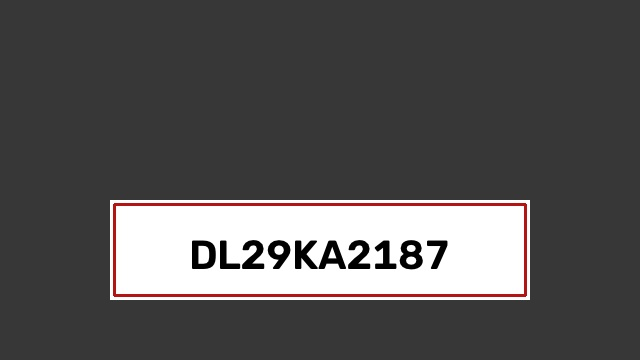
#> input picture data/samples/authentic/authentic_000.jpg, 640 x 360 px
$ python -i plate_detector.py   (imports and definitions only)
#> lines starting #> are read from the running program, lines starting #| are printed output that depends on the picture; after the words box and inside, x2 and y2 are one past the last pixel; in counts of white or black regions, pixels touching at a corner belong together
"""License plate localization using classical computer vision + text-guided fallback."""

from __future__ import annotations

import cv2
import numpy as np

from ml.schemas import PlateRegion


class PlateDetector:
    """
    Detect likely plate regions using edge density, contour filtering,
    and text-guided fallback for two-wheelers and high-contrast plates.
    """

    def __init__(self) -> None:
        self._ocr_reader = None

    def _get_ocr_reader(self):
        if self._ocr_reader is None:
            try:
                import easyocr
                self._ocr_reader = easyocr.Reader(["en"], gpu=False, verbose=False)
            except Exception:
                self._ocr_reader = None
        return self._ocr_reader

    def detect(self, image: np.ndarray) -> PlateRegion:
        height, width = image.shape[:2]
        aspect_ratio = width / max(height, 1)

        # Close-up plate photo: the whole image is the plate
        if 1.1 <= aspect_ratio <= 6.5 and self._looks_like_plate_closeup(image):
            return PlateRegion(0, 0, width, height, 0.95)

        gray = cv2.cvtColor(image, cv2.COLOR_BGR2GRAY)
        blur = cv2.bilateralFilter(gray, 11, 17, 17)
        edges = cv2.Canny(blur, 30, 200)

        contours, _ = cv2.findContours(edges, cv2.RETR_TREE, cv2.CHAIN_APPROX_SIMPLE)
        contours = sorted(contours, key=cv2.contourArea, reverse=True)[:50]

        image_area = height * width
        candidates: list[PlateRegion] = []

        for contour in contours:
            x, y, w, h = cv2.boundingRect(contour)
            area = w * h
            ar = w / max(h, 1)

            # Support both square 2-wheeler plates (AR ~1.1-2.2) and wide car plates (AR ~2.5-6.0)
            if area < image_area * 0.003 or area > image_area * 0.45:
                continue
            if not 1.05 <= ar <= 6.5:
                continue
            if w < 70 or h < 25:
                continue

            roi = gray[y : y + h, x : x + w]
            edge_density = float(np.mean(cv2.Canny(roi, 50, 150) > 0))
            roi_brightness = float(np.mean(roi))

            # Position score: plates are rarely in the extreme top 20%
            vertical_center = (y + h / 2) / height
            pos_weight = 1.0 if 0.25 <= vertical_center <= 0.95 else 0.4

            # Plates have bright background with high-contrast text
            bright_weight = 1.2 if roi_brightness > 110 else 0.8

            confidence = min(0.95, (0.35 + edge_density * 2.2) * pos_weight * bright_weight)
            candidates.append(PlateRegion(x, y, w, h, confidence))

        best_candidate = max(candidates, key=lambda region: region.confidence) if candidates else None

        # Try text-guided localization first as it is highly accurate for Indian plates
        text_region = self._detect_via_text(image)
        if text_region:
            return text_region

        if best_candidate:
            return best_candidate

        return self._fallback_center_crop(width, height)

    def _detect_via_text(self, image: np.ndarray) -> PlateRegion | None:
        reader = self._get_ocr_reader()
        if reader is None:
            return None

        try:
            results = reader.readtext(image, detail=1, paragraph=False)
            if not results:
                return None

            import re
            plate_boxes = []
            for box, text, conf in results:
                cleaned = re.sub(r"[^A-Z0-9]", "", text.upper())
                # State prefixes or alphanumeric plate chunks
                state_prefixes = ("MH", "DL", "KA", "HR", "UP", "GJ", "TN", "KL", "WB", "RJ", "MP", "AP", "TS", "PB")
                looks_like_plate = (
                    any(cleaned.startswith(p) for p in state_prefixes)
                    or any(p in cleaned for p in state_prefixes)
                    or (len(cleaned) >= 4 and any(c.isdigit() for c in cleaned) and any(c.isalpha() for c in cleaned))
                )
                if looks_like_plate and conf > 0.20:
                    plate_boxes.append(box)

            if not plate_boxes:
                # If no specific state prefix, take boxes located in middle/lower half with digits
                for box, text, conf in results:
                    cleaned = re.sub(r"[^A-Z0-9]", "", text.upper())
                    if len(cleaned) >= 3 and any(c.isdigit() for c in cleaned) and conf > 0.30:
                        plate_boxes.append(box)

            if not plate_boxes:
                return None

            h_img, w_img = image.shape[:2]
            all_x = [pt[0] for box in plate_boxes for pt in box]
            all_y = [pt[1] for box in plate_boxes for pt in box]

            min_x, max_x = max(0, int(min(all_x))), min(w_img, int(max(all_x)))
            min_y, max_y = max(0, int(min(all_y))), min(h_img, int(max(all_y)))

            # Expand margins slightly around the text to capture the full plate rectangle
            pad_x = max(10, int((max_x - min_x) * 0.10))
            pad_y = max(10, int((max_y - min_y) * 0.15))

            x1 = max(0, min_x - pad_x)
            y1 = max(0, min_y - pad_y)
            x2 = min(w_img, max_x + pad_x)
            y2 = min(h_img, max_y + pad_y)

            return PlateRegion(x1, y1, x2 - x1, y2 - y1, 0.94)
        except Exception:
            return None

    def _fallback_center_crop(self, width: int, height: int) -> PlateRegion:
        crop_w = int(width * 0.55)
        crop_h = int(crop_w / 3.0)
        x = (width - crop_w) // 2
        y = int(height * 0.55)
        return PlateRegion(x, y, crop_w, crop_h, 0.35)

    def _looks_like_plate_closeup(self, image: np.ndarray) -> bool:
        gray = cv2.cvtColor(image, cv2.COLOR_BGR2GRAY)
        mean_val = float(np.mean(gray))
        bright_ratio = float(np.mean(gray > 140))
        return bright_ratio > 0.60 and mean_val > 130

>>> import cv2
>>> picture = cv2.imread('../data/samples/authentic/authentic_000.jpg')
#> picture is the input picture: shape (360, 640, 3); mean B, G, R 84.4, 84.4, 86.1
>>> result = PlateDetector().detect(picture)
#> in _looks_like_plate_closeup, `mean_val = float(np.mean(gray))`: mean_val = 84.94
#> in _looks_like_plate_closeup, `bright_ratio = float(np.mean(gray > 140))`: bright_ratio = 0.153
#> in detect, `edges = cv2.Canny(blur, 30, 200)`:
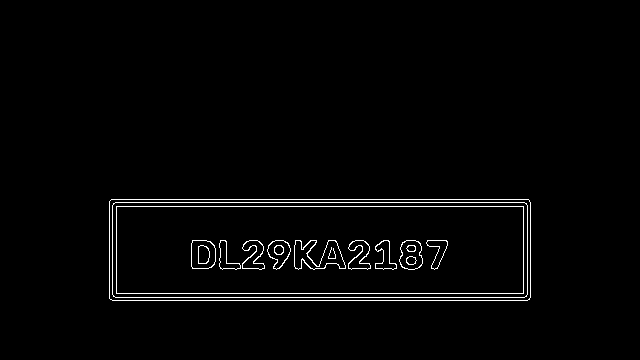
#> edges: shape (360, 640); 1.9% white in thin lines or dots, all inside (x1, y1, x2, y2) = (109, 199, 531, 301)
#> in detect, `contours, _ = cv2.findContours(edges, cv2.RETR_TREE, cv2.CHAIN_APPROX_..`: contours = 33 contours, 1 with area under 20; largest, box (x1, y1, x2, y2) and area: (109, 199, 531, 301) 42509, (109, 199, 531, 301) 42508, (112, 202, 528, 298) 39409, (112, 202, 528, 298) 39407, (116, 206, 524, 294) 35409
#> the loop in detect, `for contour in contours:` made 33 passes
#> (x, y, w, h, area, ar) on passes 7 to 18: (294, 240, 52, 30, 1560, 1.73), (294, 240, 52, 30, 1560, 1.73), (191, 240, 25, 29, 725, 0.862), (191, 240, 25, 29, 725, 0.862), (399, 240, 24, 30, 720, 0.8), (399, 240, 24, 30, 720, 0.8), (267, 240, 24, 30, 720, 0.8), (267, 240, 24, 30, 720, 0.8), (242, 240, 23, 30, 690, 0.767), (348, 240, 23, 30, 690, 0.767), (242, 240, 23, 30, 690, 0.767), (348, 240, 23, 30, 690, 0.767)
#> (x, y, w, h, area, ar, edge_density, roi_brightness) on passes 1, 2, 3, 4, 6: (109, 199, 422, 102, 43044, 4.14, 0.102, 215.3), (109, 199, 422, 102, 43044, 4.14, 0.102, 215.3), (112, 202, 416, 96, 39936, 4.33, 0.0835, 217.5), (112, 202, 416, 96, 39936, 4.33, 0.0835, 217.5), (116, 206, 408, 88, 35904, 4.64, 0.0372, 229.3)
#> pass 1, in detect, `roi = gray[y : y + h, x : x + w]`:
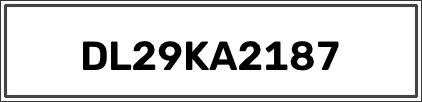
#> roi: shape (102, 422); min 0, max 255, mean 215.3
#> pass 3, in detect, `roi = gray[y : y + h, x : x + w]`:
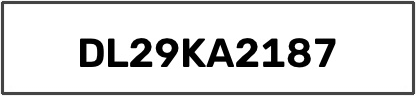
#> roi: shape (96, 416); min 0, max 255, mean 217.5
#> after the loop in detect, `for contour in contours:`:
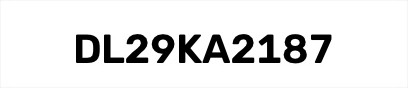
#> roi: shape (88, 408); min 0, max 255, mean 229.3
#> after the loop in detect, `for contour in contours:`: candidates = 6 items
#> (the run stopped early here; a loop or call above may not have finished)
